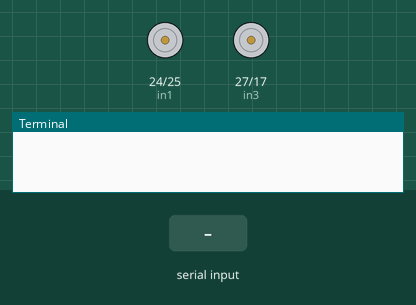
Recording of a program running on a simulated Raspberry Pi (BCM pin numbers). On the bench: motor-driver pin pairs drawn as motors (green arrow = first pin HIGH = forward, orange = second pin HIGH = backward, longer = more drive, scaled by the enable pin), the last lines printed to the terminal. Inputs (shaded band) come from the test bench. At 10.3 s the program stops and its outputs stay as they are.

Above: at 1.7 s.
1.8 s: "r" typed at the terminal, then Enter
At 3.2 s:
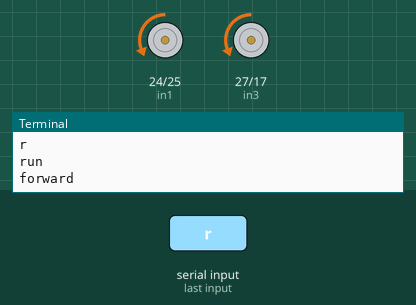
3.8 s: "b" typed at the terminal, then Enter
At 4.7 s:
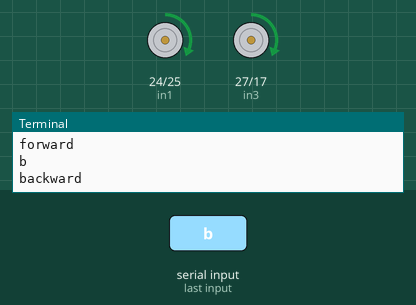
5.8 s: "i" typed at the terminal, then Enter
At 7.0 s:
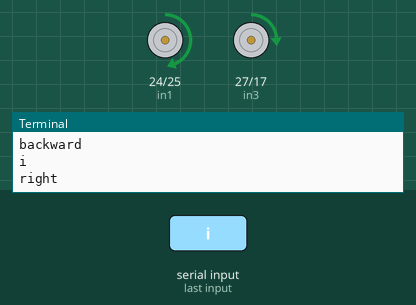
7.3 s: "s" typed at the terminal, then Enter
At 8.2 s:
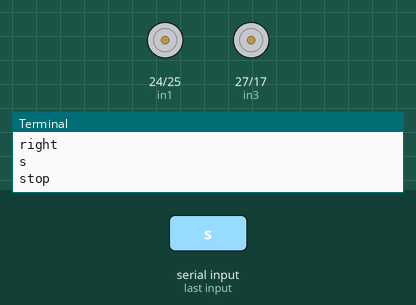
8.8 s: "u" typed at the terminal, then Enter
10.3 s: "e" typed at the terminal, then Enter
Timing chart, 0 to 11.8 s (numbered marks = the images above; inputs shaded):
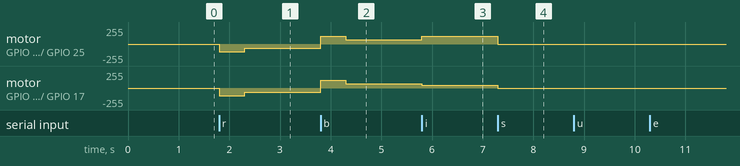

The program:

l298n_dc.py
```python
# Python Script
# https://www.electronicshub.org/raspberry-pi-l298n-interface-tutorial-control-dc-motor-l298n-raspberry-pi/

import RPi.GPIO as GPIO
from time import sleep
import time
in1 = 24
in2 = 25
enA = 23
temp1=1

in3 = 27
in4 = 17
enB = 22

GPIO.setmode(GPIO.BCM)
#Setup Motor1 Pins
GPIO.setup(in1,GPIO.OUT)
GPIO.setup(in2,GPIO.OUT)
GPIO.setup(enA,GPIO.OUT)
GPIO.output(in1,GPIO.LOW)
GPIO.output(in2,GPIO.LOW)
p1=GPIO.PWM(enA,1000)

#Setup Motor2 Pins
GPIO.setup(in3,GPIO.OUT)
GPIO.setup(in4,GPIO.OUT)
GPIO.setup(enB,GPIO.OUT)
GPIO.output(in3,GPIO.LOW)
GPIO.output(in4,GPIO.LOW)
p2=GPIO.PWM(enB,1000)


p1.start(45)
p2.start(45)
time.sleep(0.5)
p1.start(25)
p2.start(25)
print("\n")
print("The default speed & direction of motor is LOW & Forward.....")
print("r-run s-stop f-forward b-backward l-low m-medium h-high e-exit")
print("\n")

while(1):

    x=input()

    if x=='r':
        print("run")
        if(temp1==1):
            GPIO.output(in1,GPIO.LOW)
            GPIO.output(in2,GPIO.HIGH)
            GPIO.output(in3,GPIO.LOW)
            GPIO.output(in4,GPIO.HIGH)
            print("forward")
            p1.start(45)
            p2.start(45)
            time.sleep(0.5)
            p1.start(25)
            p2.start(25)
            x='z'
        else:
            GPIO.output(in1,GPIO.HIGH)
            GPIO.output(in2,GPIO.LOW)
            GPIO.output(in3,GPIO.HIGH)
            GPIO.output(in4,GPIO.LOW)
            print("backward")
            p1.start(45)
            p2.start(45)
            time.sleep(0.5)
            p1.start(25)
            p2.start(25)
            x='z'


    elif x=='s':
        print("stop")
        GPIO.output(in1,GPIO.LOW)
        GPIO.output(in2,GPIO.LOW)
        GPIO.output(in3,GPIO.LOW)
        GPIO.output(in4,GPIO.LOW)
        x='z'

    elif x=='f':
        print("forward")
        GPIO.output(in1,GPIO.LOW)
        GPIO.output(in2,GPIO.HIGH)
        GPIO.output(in3,GPIO.LOW)
        GPIO.output(in4,GPIO.HIGH)
        temp1=1
        p1.start(45)
        p2.start(45)
        time.sleep(0.5)
        p1.start(25)
        p2.start(25)
        x='z'

    elif x=='b':
        print("backward")
        GPIO.output(in1,GPIO.HIGH)
        GPIO.output(in2,GPIO.LOW)
        GPIO.output(in3,GPIO.HIGH)
        GPIO.output(in4,GPIO.LOW)
        temp1=0
        p1.start(45)
        p2.start(45)
        time.sleep(0.5)
        p1.start(25)
        p2.start(25)
        x='z'

    elif x=='l':
        print("low")
        p1.ChangeDutyCycle(25)
        p2.ChangeDutyCycle(25)
        x='z'

    elif x=='m':
        print("medium")
        p1.ChangeDutyCycle(50)
        p2.ChangeDutyCycle(50)
        x='z'

    elif x == 'i':
        print ("right")
        p1.ChangeDutyCycle(45)
        p2.ChangeDutyCycle(15)
        x = 'z'

    elif x == 'u':
        print ("left")
        p1.ChangeDutyCycle(15)
        p2.ChangeDutyCycle(45)
        x = 'z'

    elif x=='e':
        GPIO.cleanup()
        print("GPIO Clean up")
        break

    else:
        print("<<<  wrong data  >>>")
        print("please enter the defined data to continue.....")
```

Measured:
- after the input at 1.8 s, motor on GPIO 24 (in1) / GPIO 25 (in2), motor on GPIO 27 (in3) / GPIO 17 (in4): stopped → backward 115/255 at once, → backward 64/255 0.50 s later
- after the input at 3.8 s, motor on GPIO 24 (in1) / GPIO 25 (in2), motor on GPIO 27 (in3) / GPIO 17 (in4): backward 64/255 → forward 115/255 at once, → forward 64/255 0.50 s later
- after the input at 5.8 s, motor on GPIO 24 (in1) / GPIO 25 (in2): forward 64/255 → forward 115/255 at once; motor on GPIO 27 (in3) / GPIO 17 (in4): forward 64/255 → forward 38/255 at once
- after the input at 7.3 s, motor on GPIO 24 (in1) / GPIO 25 (in2): forward 115/255 → stopped at once; motor on GPIO 27 (in3) / GPIO 17 (in4): forward 38/255 → stopped at once
